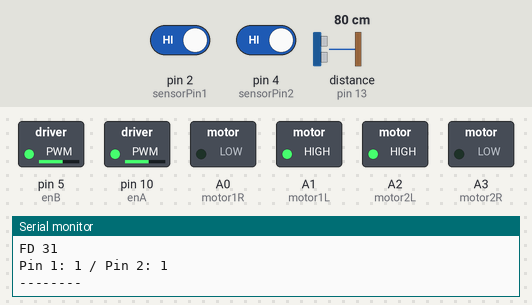
This sketch was run on a simulated Arduino Uno, built with avr-gcc and run on an emulated ATmega328P. On the bench: switched loads named in the sketch (green lamp = pin HIGH), the last lines printed to the serial monitor. Wiring (inferred from the names in the program): ultrasonic range finder: trigger pin 12; echo pin 13. The inputs (shaded band) are chosen by the test bench; at power-on: pin 2 (sensorPin1) HIGH, distance to the obstacle (sensor on pin 13) 80 cm, pin 4 (sensorPin2) HIGH. The echo pulse lasts 58.3 µs per cm; pins used as bus, display or sensor lines are not drawn.

Above: at 3.3 s.
3.4 s: pin 2 (sensorPin1) driven LOW
At 6.2 s:
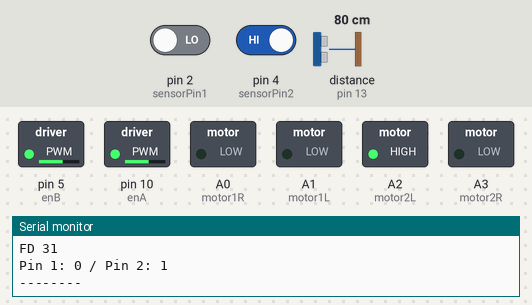
6.5 s: distance to the obstacle (sensor on pin 13) set to 15 cm
11.3 s: distance to the obstacle (sensor on pin 13) set to 12 cm
At 18.1 s:
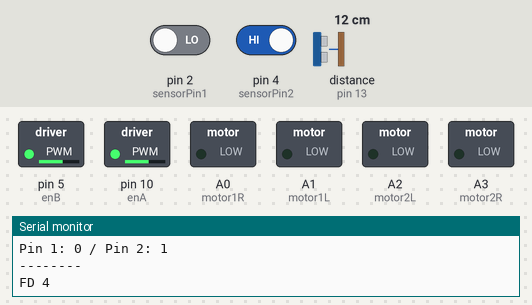
18.2 s: pin 2 (sensorPin1) driven HIGH
24.2 s: pin 4 (sensorPin2) driven LOW
31.1 s: pin 4 (sensorPin2) driven HIGH
Timing chart, 0 to 34.1 s (numbered marks = the images above; inputs shaded):
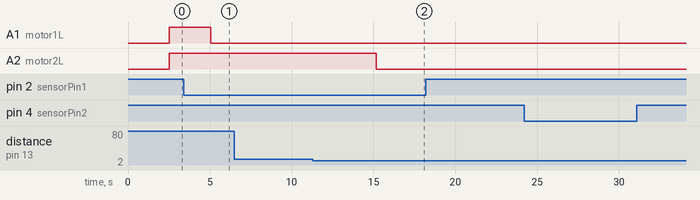

Measured:
- the behaviour switches between 14 and 13 cm on distance to the obstacle (sensor on pin 13) (found by bisection; images 1 and 2)
- after the input at 3.4 s, A1 (motor1L): HIGH → LOW after 1.7 s
- after the input at 11.3 s, A2 (motor2L): HIGH → LOW after 3.9 s

The sketch:

Robot_Project_Prototyping.ino
```cpp
#define enA 10
#define enB 5

/*Port assignment*/
int trigPin=12;
int echoPin=13;
int motor1L =A1;
int motor1R =A0;

int motor2L = A2;
int motor2R = A3;
const int sensorPin1 = 2;
const int sensorPin2 = 4;
int L_Sensor = 2;
int R_Sensor = 4;


 /*Variable declaration*/
int sensorValue1 = 0;
int sensorValue2 = 0;
int fd;
int sp=150;
long  distance;


void setup(){
Serial.begin(9600);

/*Defining what get to be input or output*/

 pinMode (trigPin, OUTPUT);
 pinMode (echoPin, INPUT);

analogWrite(enA, sp);
analogWrite(enB, sp);
 pinMode(motor1L, OUTPUT);
 pinMode(motor1R, OUTPUT);


 pinMode(motor2L, OUTPUT);
 pinMode(motor2R, OUTPUT);
 pinMode(enA, OUTPUT);
 pinMode(enB, OUTPUT);


 pinMode(L_Sensor, INPUT);
 pinMode(R_Sensor, INPUT);

 }

void loop(){

 /*Checking how far the obstacle is*/
if ( distance<5){stop_V();/*delay(1)*/;}

/*Testing the ultrasonic sensor*/
fd=data();
Serial.print("FD ");
Serial.println(fd);
delay(500);

/*Calibration of the IR sensors*/
sensorValue1 = digitalRead(sensorPin1);
sensorValue2 = digitalRead(sensorPin2);
Serial.print("Pin 1: ");
Serial.print(sensorValue1);
Serial.print(" / Pin 2: ");
Serial.println(sensorValue2);
Serial.println("--------");
delay(2000);


/*If both sensors dont see any black color car stop*/
if ((digitalRead(L_Sensor) == 0)&&(digitalRead(R_Sensor) == 0)){stop_V();delay(1);}

if ((digitalRead(L_Sensor) == 1)&&(digitalRead(R_Sensor) == 1)){forward();delay(1);}

if ((digitalRead(L_Sensor) == 0)&&(digitalRead(R_Sensor) == 1)){turnLeft();delay(1);}

if ((digitalRead(L_Sensor) == 1)&&(digitalRead(R_Sensor) == 0)){turnRight();delay(1);}


}

long data(){
int duration;
int dist;
 digitalWrite(trigPin,LOW);
 delayMicroseconds(2);
 digitalWrite(trigPin,HIGH);
 delayMicroseconds(20);
 digitalWrite(trigPin,LOW);
  duration=pulseIn(echoPin,HIGH);

  delay(25);
 dist = (duration*765.*5280.*12) /(3600.*1000000);
 distance=dist/2;
     return distance;
 if ( distance<5){stop_V();delay(1);}
}

/*function that brings the car to a stop*/
void stop_V(){
 digitalWrite(motor1L, LOW);
 digitalWrite(motor1R,LOW);
 digitalWrite(motor2L, LOW);
 digitalWrite(motor2R, LOW);

}

/*function to make robot move forward*/
void forward(){
 digitalWrite(motor1L, HIGH);
 digitalWrite(motor1R, LOW);
 digitalWrite(motor2L, HIGH);
 digitalWrite(motor2R, LOW);


}

/*function that turns the car to the right*/
void turnRight(){
digitalWrite(motor1L, HIGH);
digitalWrite(motor1R, LOW);
digitalWrite(motor2L, LOW);
digitalWrite(motor2R, LOW);

}
/*function that turns the car to the left*/
void turnLeft(){
digitalWrite(motor1L, LOW);
digitalWrite(motor1R, LOW);
digitalWrite(motor2L, HIGH);
digitalWrite(motor2R, LOW);

}
```
